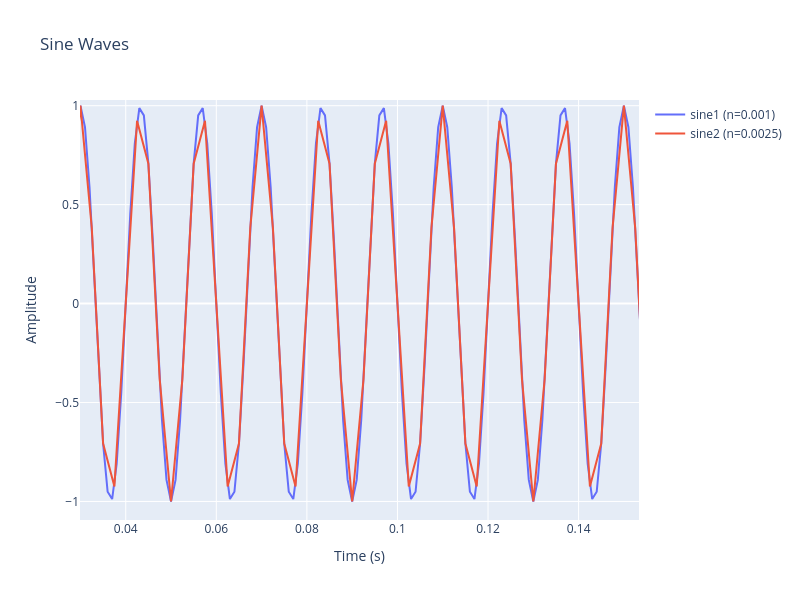
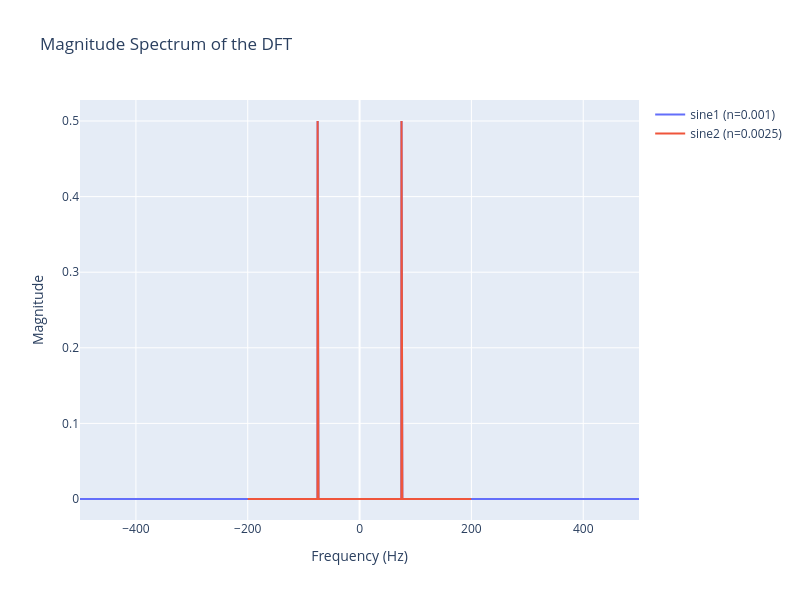
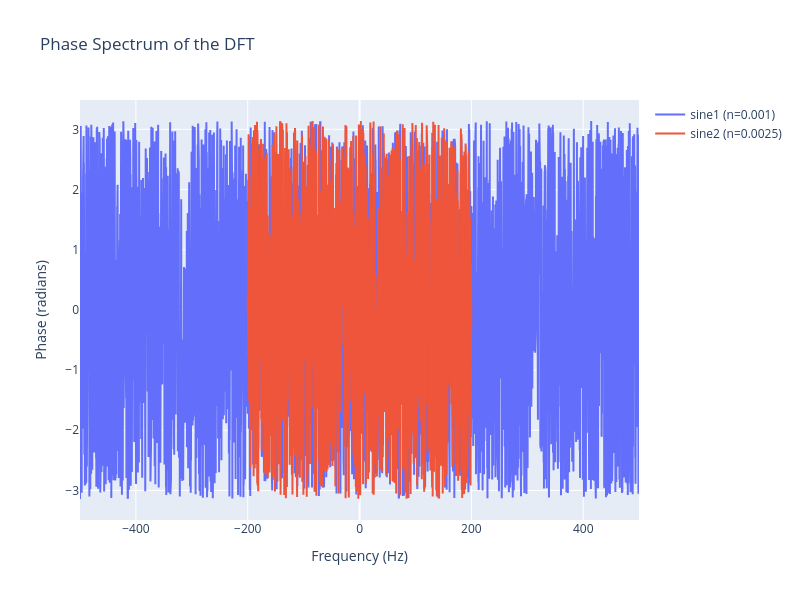

The notebook cell these images were saved under, in order:
### Markdown cell above
# Waveform Generation and Analysis with Custom Time Steps

This notebook builds upon the foundation of the `wave_sampling_window_v4` notebook, introducing enhanced flexibility in waveform generation and analysis by allowing custom time steps for each selected waveform.

## Key Features:
- **Custom Time Steps**: Users can define individual time steps for different waveforms, enabling finer control over the waveform's resolution and the number of samples.
- **Waveform Generation**: The notebook supports the generation of various waveforms including sine waves, amplitude-modulated waves, frequency-modulated waves, and their combinations.
- **Windowing**: An option to apply different windowing techniques to the waveforms. This helps in reducing spectral leakage during frequency domain analysis.
- **DFT Analysis**: Each waveform undergoes Discrete Fourier Transform (DFT) analysis, providing insights into its frequency spectrum in terms of magnitude and phase.
- **Audio Rendering**: The generated waveforms can be saved as audio files. The audio rendering process involves resampling to a common sample rate (e.g., 44.1kHz) while preserving the original pitch and duration. 
- **Visualization**: The notebook uses Plotly for visualization, offering interactive plots for both time-domain waveforms and frequency-domain spectra.

## Usage:
1. Define waveform parameters such as amplitude, frequency, and phase.
2. Choose the desired waveforms from options like 'sine1', 'sine2', 'am', 'fm', 'sum', and 'comb'.
3. Specify custom time steps for each selected waveform.
4. Optionally apply windowing functions to the waveforms.
5. Visualize the generated waveforms in the time domain.
6. Analyze the frequency content of the waveforms through DFT magnitude and phase plots.
7. Render and listen to the waveforms as audio files.

**Note**: This enhanced capability of defining custom time steps allows users to experiment with varying resolutions and observe the effects on waveform generation, DFT analysis, and audio rendering.

### Code cell
import numpy as np
import plotly.graph_objects as go
from scipy.signal import get_window

# Define all parameters
time_steps = {'comb': 0.005, 'sine1': 0.001, 'sine2': 0.0025, 'am': 0.005, 'fm': 0.005, 'sum': 0.005}
t_max = 4.0
selected_waveforms = ['sine1', 'sine2']

amp1, freq1, phase1 = 1.0, 75, 0*np.pi/2
amp2, freq2, phase2 = 1.0, 75, 0*np.pi/2

index_am = 1
index_fm = 0.1

apply_window = False
window_type = 'blackman'

fig_waveforms = go.Figure()
fig_dft_magnitude = go.Figure()
fig_dft_phase = go.Figure()
max_dft_amp = 0
min_dft_phase = np.inf

for waveform in selected_waveforms:
    n = time_steps[waveform]
    t = np.arange(0, t_max, n)
    num_samples = len(t)

    waveform_data = {}

    waveform_data['sine1'] = amp1 * np.sin(2*np.pi*freq1*t + phase1)
    waveform_data['sine2'] = amp2 * np.sin(2*np.pi*freq2*t + phase2)
    waveform_data['am'] = (amp1 + index_am * waveform_data['sine2']) * np.sin(2*np.pi*freq1*t + phase1)
    waveform_data['fm'] = amp1 * np.sin(2*np.pi*(freq1 + index_fm * waveform_data['sine2'])*t + phase1)
    waveform_data['sum'] = waveform_data['sine1'] + waveform_data['sine2']

    waveform_data['comb'] = np.zeros_like(t)
    half_period = int(t_max / (2 * n))

    for i in range(0, len(t), half_period):
        if (i // half_period) % 2 == 0:
            waveform_data['comb'][i:i+half_period] = waveform_data['sine1'][i:i+half_period]
        else:
            waveform_data['comb'][i:i+half_period] = waveform_data['sine2'][i:i+half_period]

 
    # Calculate and print sampling rate, Nyquist frequency, and total sample points for each waveform
    sampling_rate = 1 / n
    nyquist_freq = sampling_rate / 2
    total_points = len(t)
    freq_resolution = sampling_rate / total_points
    print(f"Waveform: {waveform}")
    print(f"Sampling rate: {sampling_rate} Hz")
    print(f"Nyquist frequency: {nyquist_freq} Hz")
    print(f"Total number of available sample points: {total_points}")
    print(f"Frequency Resolution: {freq_resolution} Hz")
    print("-" * 30)

    # DFT Magnitude and Phase Plots
    y = waveform_data[waveform]
    Y = np.fft.fft(y) / num_samples  # Normalizing by the number of samples
    freqs = np.fft.fftfreq(num_samples, d=n)
    inds = np.argsort(freqs)
    freqs = freqs[inds]
    Y = Y[inds]

    fig_dft_magnitude.add_trace(go.Scatter(x=freqs, y=np.abs(Y), mode='lines', name=f"{waveform} (n={n})" + (' - ' + window_type if apply_window else "")))
    fig_dft_phase.add_trace(go.Scatter(x=freqs, y=np.angle(Y), mode='lines', name=f"{waveform} (n={n})" + (' - ' + window_type if apply_window else "")))
    fig_waveforms.add_trace(go.Scatter(x=t, y=waveform_data[waveform], mode='lines', name=f"{waveform} (n={n})"))

fig_waveforms.update_layout(title='Sine Waves', xaxis_title='Time (s)', yaxis_title='Amplitude',
                            autosize=False, width=800, height=600)
fig_waveforms.show()

fig_dft_magnitude.update_layout(title='Magnitude Spectrum of the DFT', xaxis_title='Frequency (Hz)', yaxis_title='Magnitude',
                            autosize=False, width=800, height=600)
fig_dft_magnitude.show()

fig_dft_phase.update_layout(title='Phase Spectrum of the DFT', xaxis_title='Frequency (Hz)', yaxis_title='Phase (radians)',
                            autosize=False, width=800, height=600)
fig_dft_phase.show()

### Figure 1 — Plotly figure (JSON) as saved in the notebook; plotly's stock layout.template omitted (floating-point values rounded to 4 significant figures; data arrays with more than 128 entries replaced by an {"elided": "..."} marker saying what was removed)
{"data": [{"mode": "lines", "name": "sine1 (n=0.001)", "type": "scatter", "x": {"elided": "4000 float values"}, "y": {"elided": "4000 float values"}}, {"mode": "lines", "name": "sine2 (n=0.0025)", "type": "scatter", "x": {"elided": "1600 float values"}, "y": {"elided": "1600 float values"}}], "layout": {"autosize": false, "height": 600, "title": {"text": "Sine Waves"}, "width": 800, "xaxis": {"autorange": false, "range": [0.0299, 0.1533], "title": {"text": "Time (s)"}, "type": "linear"}, "yaxis": {"autorange": false, "range": [-1.094, 1.029], "title": {"text": "Amplitude"}, "type": "linear"}}}

### Figure 2 — Plotly figure (JSON) as saved in the notebook; plotly's stock layout.template omitted (floating-point values rounded to 4 significant figures; data arrays with more than 128 entries replaced by an {"elided": "..."} marker saying what was removed)
{"data": [{"mode": "lines", "name": "sine1 (n=0.001)", "type": "scatter", "x": {"elided": "4000 float values"}, "y": {"elided": "4000 float values"}}, {"mode": "lines", "name": "sine2 (n=0.0025)", "type": "scatter", "x": {"elided": "1600 float values"}, "y": {"elided": "1600 float values"}}], "layout": {"autosize": false, "height": 600, "title": {"text": "Magnitude Spectrum of the DFT"}, "width": 800, "xaxis": {"autorange": true, "range": [-500, 499.8], "title": {"text": "Frequency (Hz)"}, "type": "linear"}, "yaxis": {"autorange": true, "range": [-0.02778, 0.5278], "title": {"text": "Magnitude"}, "type": "linear"}}}

### Figure 3 — Plotly figure (JSON) as saved in the notebook; plotly's stock layout.template omitted (floating-point values rounded to 4 significant figures; data arrays with more than 128 entries replaced by an {"elided": "..."} marker saying what was removed)
{"data": [{"mode": "lines", "name": "sine1 (n=0.001)", "type": "scatter", "x": {"elided": "4000 float values"}, "y": {"elided": "4000 float values"}}, {"mode": "lines", "name": "sine2 (n=0.0025)", "type": "scatter", "x": {"elided": "1600 float values"}, "y": {"elided": "1600 float values"}}], "layout": {"autosize": false, "height": 600, "title": {"text": "Phase Spectrum of the DFT"}, "width": 800, "xaxis": {"autorange": true, "range": [-500, 499.8], "title": {"text": "Frequency (Hz)"}, "type": "linear"}, "yaxis": {"autorange": true, "range": [-3.49, 3.487], "title": {"text": "Phase (radians)"}, "type": "linear"}}}
